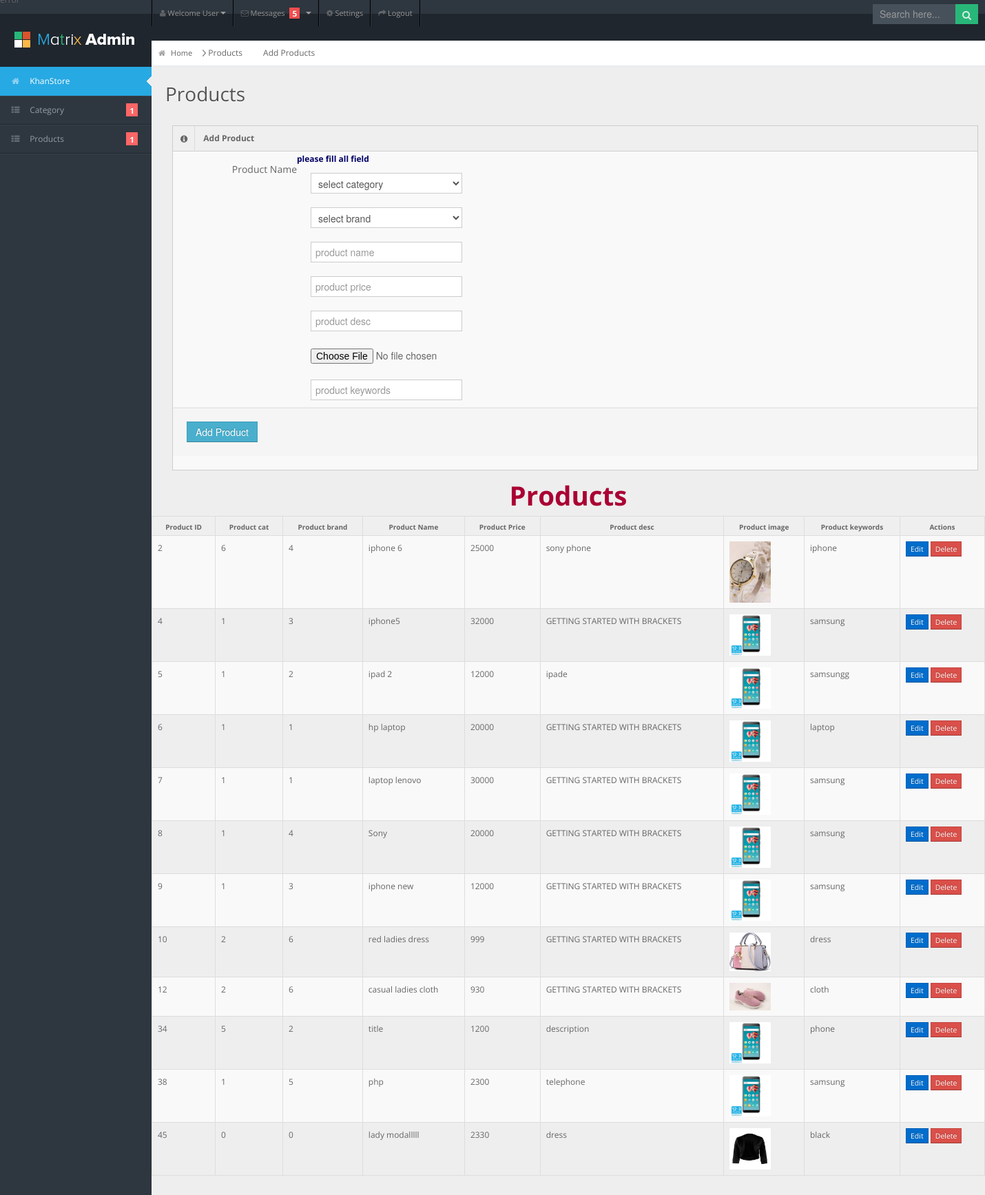
The page /admin/products.php (signed in) on the database its author committed.
### tables this page shows
CREATE TABLE `products` (
  `product_id` int(100) NOT NULL,
  `product_cat` int(100) NOT NULL,
  `product_brand` int(100) NOT NULL,
  `product_title` varchar(300) NOT NULL,
  `product_price` int(100) NOT NULL,
  `product_desc` text NOT NULL,
  `product_image` text NOT NULL,
  `product_keywords` text NOT NULL
);

### admin/products.php (the view, shortened to what this page needs)
<?php
include "inc/db.php";
include "inc/top.php";
?>
<body>
<?php require_once "inc/header.php";?>
<?php
	require_once"inc/sidebar.php";
	?>
<div id="content">
  <div id="content-header">
    <div id="breadcrumb"> <a href="index2.php" title="Go to Home" class="tip-bottom"><i class="icon-home"></i> Home</a> Products<a href="#" class="current"></a>Add Products</div>
    <h1>Products</h1>
  </div>
  <div class="span12">
          <div class="widget-box">
            <div class="widget-title"> <span class="icon"> <i class="icon-info-sign"></i> </span>
              <h5>Add Product</h5>
            </div>
            <div class="widget-content nopadding">
 <form class="form-horizontal" method="post"
	   action="process_p.php" name="add_product" id="add_product" enctype="multipart/form-data">
          <div class="control-group">
                  <label class="control-label">Product Name</label>
			 	  <?php
			     if(isset($_GET['error']))
				 {
					 echo "<span
					 style='color:#900;font-size:20px;'>".$_GET['error'].
					 "</span>";
				 }
			   else if(isset($_GET['success']))
				 {
					 echo "<span style='color:#060;'>".$_GET['success'].
					 "</span>";
				 }
			  else
			  {
				  echo " <span style='color:#006;font-weight:bold'>please fill all field
					 </span>";
			  }
			  ?>
                  <div class="controls">
                  <select name="product-cat">
				  <option>select category</option>
					  </select>
                </div>
                  <div class="controls">
                  <select name="product-brand">
				  <option>select brand</option>
					  </select>
			  </div>
			  <div class="controls">
                    <input type="text"
						   name="product-name" id="product_name" placeholder="product name"/>
                </div>
			  <div class="controls">
                    <input type="text"
						   name="product-price" id="product_price" placeholder="product price"/>
                </div>
			  <div class="controls">
                    <input type="text"
						   name="product-desc" id="product_desc" placeholder="product desc"/>
                </div>
			  <div class="controls">
                    <input type="file"
						   name="product-image"  placeholder="product image" />
                </div>
			  <div class="controls">
                    <input type="text"
						   name="product-keywords" id="product_keywords" placeholder="product keywords"/>
                </div>
	       </div>
                <div class="form-actions">
                  <input type="submit"  value="Add Product" class="btn btn-info" name="add-product" />
                    </div>
				</form>
				<br>
			  </div>
	  </div></div>
	<center>
		<h1 style="color:#a03;font-weight:bold;">Products</h1>
	</center>
	<table class="table table-bordered data-table table-striped">
              <thead>
                <tr>
                  <th>Product ID</th>
					<th>Product cat</th>
					<th>Product brand</th>
					<th>Product Name</th>
					<th>Product Price</th>
					<th>Product desc</th>
					<th>Product image</th>
					<th>Product keywords</th>
                  <th>Actions</th>
                </tr>
              </thead>
              <tbody>
				  <?php
                  $query="select * from products ";
				  $run_query=mysqli_query($conn,$query);
				  if(mysqli_num_rows($run_query)>0)
				  {
					while($row=mysqli_fetch_array($run_query))
					{
						$product_id=$row["product_id"];
					    $product_cat=$row["product_cat"];
						$product_brand=$row["product_brand"];
						$product_name=$row["product_title"];
						$product_price=$row["product_price"];
						$product_desc=$row["product_desc"];
						$file=$row["product_image"];
						$product_keywords=$row["product_keywords"];
				  ?>
                <tr class="gradeX">
                  <td><?php echo $product_id;?></td>
                  <td><?php echo $product_cat;?></td>
					<td><?php echo $product_brand;?></td>
					<td><?php echo $product_name;?></td>
					<td><?php echo $product_price;?></td>
					<td><?php echo $product_desc;?></td>
					<td><img src="image/<?php echo $file;?>" width="60px"height="40px"></td>
					<td><?php echo $product_keywords;?></td>
   <td class="center">
 <a  href="products.php?edit=<?php echo $product_id;?>" class="btn btn-primary btn-mini">Edit</a>
	   <a href="products.php?del=<?php echo $product_id;?>" class="btn btn-danger btn-mini">Delete</a></td></tr>
				  <?php
					}
				  }
					else
				  {
				  }
        ?>
					</tbody></table>

### admin/inc/top.php (shortened to what this page needs)
<!DOCTYPE html>
<html lang="en">
<head>
<link rel="stylesheet" href="css/bootstrap.min.css" />
<link rel="stylesheet" href="css/bootstrap-responsive.min.css" />
<link rel="stylesheet" href="css/fullcalendar.css" />
<link rel="stylesheet" href="css/matrix-style.css" />
<link rel="stylesheet" href="css/matrix-media.css" />
<link href="font-awesome/css/font-awesome.css" rel="stylesheet" />
</head>

### admin/inc/header.php (shortened to what this page needs)
<div id="header">
  <h1><a href="index2.php">Matrix Admin</a></h1>
</div>
<div id="user-nav" class="navbar navbar-inverse">
  <ul class="nav">
    <li  class="dropdown" id="profile-messages" ><a title="" href="#" data-toggle="dropdown" data-target="a#profile-messages" class="dropdown-toggle"><i class="icon icon-user"></i>  <span class="text">Welcome User</span><b class="caret"></b></a>
    </li>
    <li class="dropdown" id="menu-messages"><a href="#" data-toggle="dropdown" data-target="#menu-messages" class="dropdown-toggle"><i class="icon icon-envelope"></i> <span class="text">Messages</span> <span class="label label-important">5</span> <b class="caret"></b></a>
    </li>
    <li class=""><a title="" href="#"><i class="icon icon-cog"></i> <span class="text">Settings</span></a></li>
    <li class=""><a title="" href="loginn.php"><i class="icon icon-share-alt"></i> <span class="text">Logout</span></a></li>
  </ul>
</div>
<div id="search">
  <input type="text" placeholder="Search here..."/>
  <button type="submit" class="tip-bottom" title="Search"><i class="icon-search icon-white"></i></button>
</div>

### admin/inc/sidebar.php (shortened to what this page needs)
<div id="sidebar"><a href="#" class="visible-phone"><i class="icon icon-home"></i>KhanStore</a>
  <ul>
    <li class="active"><a href="index2.php"><i class="icon icon-home"></i> <span>KhanStore</span></a> </li>
    <li class="submenu"> <a href="categories.php"><i class="icon icon-th-list"></i> <span>Category</span> <span class="label label-important">1</span></a>
	<li class="submenu"> <a href="products.php"><i class="icon icon-th-list"></i> <span>Products</span> <span class="label label-important">1</span></a>
  </ul>
</div>

### admin/css/matrix-media.css (style rules this page uses)
body { background:#2E363F; }
#header { background-color: #1f262d; margin-top:10px; }
#search input[type=text], #search button { background-color: #28b779; }
#sidebar > ul { border-bottom: 1px solid #37414b }
#sidebar > ul > li { border-top: 1px solid #37414b; border-bottom: 1px solid #1f262d; }
#sidebar > ul > li.active { background-color: #27a9e3; border-bottom: 1px solid #27a9e3; border-top: 1px solid #27a9e3; }
#sidebar > ul > li.active a { color:#fff; text-decoration:none; }
#sidebar > ul > li > a > .label { background-color:#F66; }
#search input[type=text] { background-color: #47515b; color: #fff; }

### rows shown on the page
products: product_id "2", product_cat "6", product_brand "4", product_title "iphone 6", product_price "25000", product_desc "sony phone", product_image (picture), product_keywords "iphone"
products: product_id "4", product_cat "1", product_brand "3", product_title "iphone5", product_price "32000", product_desc "GETTING STARTED WITH BRACKETS", product_image (picture), product_keywords "samsung"
products: product_id "5", product_cat "1", product_brand "2", product_title "ipad 2", product_price "12000", product_desc "ipade", product_image (picture), product_keywords "samsungg"
products: product_id "6", product_cat "1", product_brand "1", product_title "hp laptop", product_price "20000", product_desc "GETTING STARTED WITH BRACKETS", product_image (picture), product_keywords "laptop"
products: product_id "7", product_cat "1", product_brand "1", product_title "laptop lenovo", product_price "30000", product_desc "GETTING STARTED WITH BRACKETS", product_image (picture), product_keywords "samsung"
products: product_id "8", product_cat "1", product_brand "4", product_title "Sony", product_price "20000", product_desc "GETTING STARTED WITH BRACKETS", product_image (picture), product_keywords "samsung"
products: product_id "9", product_cat "1", product_brand "3", product_title "iphone new", product_price "12000", product_desc "GETTING STARTED WITH BRACKETS", product_image (picture), product_keywords "samsung"
products: product_id "10", product_cat "2", product_brand "6", product_title "red ladies dress", product_price "999", product_desc "GETTING STARTED WITH BRACKETS", product_image (picture), product_keywords "dress"
products: product_id "12", product_cat "2", product_brand "6", product_title "casual ladies cloth", product_price "930", product_desc "GETTING STARTED WITH BRACKETS", product_image (picture), product_keywords "cloth"
products: product_id "34", product_cat "5", product_brand "2", product_title "title", product_price "1200", product_desc "description", product_image (picture), product_keywords "phone"
products: product_id "38", product_cat "1", product_brand "5", product_title "php", product_price "2300", product_desc "telephone", product_image (picture), product_keywords "samsung"
products: product_id "45", product_cat "0", product_brand "0", product_title "lady modalllll", product_price "2330", product_desc "dress", product_image (picture), product_keywords "black"
